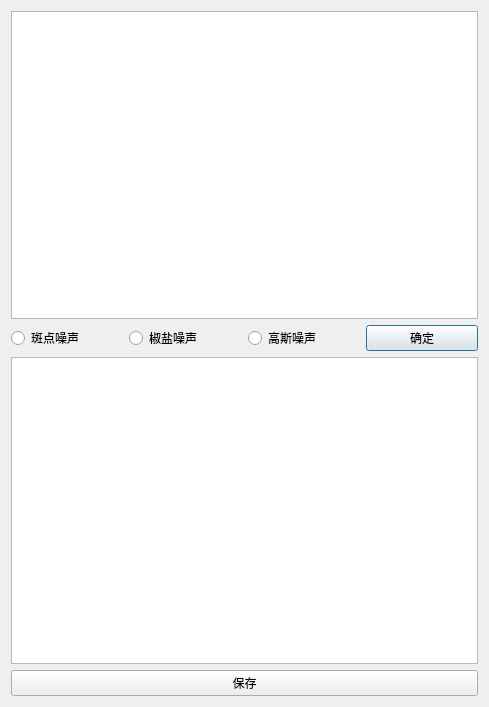
<?xml version="1.0" encoding="UTF-8"?>
<ui version="4.0">
 <class>add_noise_dialog</class>
 <widget class="QDialog" name="add_noise_dialog">
  <property name="geometry">
   <rect>
    <x>0</x>
    <y>0</y>
    <width>489</width>
    <height>707</height>
   </rect>
  </property>
  <property name="windowTitle">
   <string>add_noise_dialog</string>
  </property>
  <layout class="QVBoxLayout" name="verticalLayout_2">
   <item>
    <layout class="QVBoxLayout" name="verticalLayout">
     <item>
      <widget class="QGraphicsView" name="srcView"/>
     </item>
     <item>
      <layout class="QHBoxLayout" name="radioLayout">
       <item>
        <widget class="QRadioButton" name="Speckle">
         <property name="text">
          <string>斑点噪声</string>
         </property>
        </widget>
       </item>
       <item>
        <widget class="QRadioButton" name="Salt">
         <property name="text">
          <string>椒盐噪声</string>
         </property>
        </widget>
       </item>
       <item>
        <widget class="QRadioButton" name="Gaussian">
         <property name="text">
          <string>高斯噪声</string>
         </property>
        </widget>
       </item>
       <item>
        <widget class="QPushButton" name="Clicked">
         <property name="text">
          <string>确定</string>
         </property>
        </widget>
       </item>
      </layout>
     </item>
     <item>
      <widget class="QGraphicsView" name="targetView"/>
     </item>
     <item>
      <widget class="QPushButton" name="Save">
       <property name="text">
        <string>保存</string>
       </property>
      </widget>
     </item>
    </layout>
   </item>
  </layout>
 </widget>
 <resources/>
 <connections/>
</ui>
